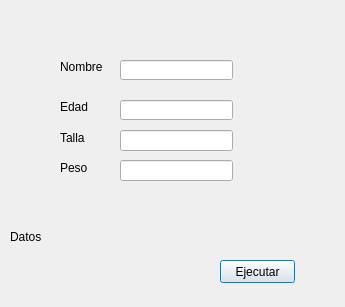
<?xml version="1.0" encoding="UTF-8"?>
<ui version="4.0">
 <class>Dialog</class>
 <widget class="QDialog" name="Dialog">
  <property name="geometry">
   <rect>
    <x>0</x>
    <y>0</y>
    <width>345</width>
    <height>307</height>
   </rect>
  </property>
  <property name="windowTitle">
   <string>Título de la Ventana</string>
  </property>
  <widget class="QLabel" name="label">
   <property name="geometry">
    <rect>
     <x>60</x>
     <y>60</y>
     <width>47</width>
     <height>13</height>
    </rect>
   </property>
   <property name="text">
    <string>Nombre</string>
   </property>
  </widget>
  <widget class="QLineEdit" name="lineEdit">
   <property name="geometry">
    <rect>
     <x>120</x>
     <y>60</y>
     <width>113</width>
     <height>20</height>
    </rect>
   </property>
  </widget>
  <widget class="QPushButton" name="pushButton">
   <property name="geometry">
    <rect>
     <x>220</x>
     <y>260</y>
     <width>75</width>
     <height>23</height>
    </rect>
   </property>
   <property name="text">
    <string>Ejecutar</string>
   </property>
  </widget>
  <widget class="QLabel" name="label_2">
   <property name="geometry">
    <rect>
     <x>60</x>
     <y>100</y>
     <width>47</width>
     <height>13</height>
    </rect>
   </property>
   <property name="text">
    <string>Edad</string>
   </property>
  </widget>
  <widget class="QLineEdit" name="lineEdit_2">
   <property name="geometry">
    <rect>
     <x>120</x>
     <y>100</y>
     <width>113</width>
     <height>20</height>
    </rect>
   </property>
  </widget>
  <widget class="QLabel" name="label_3">
   <property name="geometry">
    <rect>
     <x>10</x>
     <y>230</y>
     <width>447</width>
     <height>13</height>
    </rect>
   </property>
   <property name="text">
    <string>Datos</string>
   </property>
  </widget>
  <widget class="QLabel" name="label_4">
   <property name="geometry">
    <rect>
     <x>60</x>
     <y>130</y>
     <width>60</width>
     <height>16</height>
    </rect>
   </property>
   <property name="text">
    <string>Talla</string>
   </property>
  </widget>
  <widget class="QLabel" name="label_5">
   <property name="geometry">
    <rect>
     <x>60</x>
     <y>160</y>
     <width>60</width>
     <height>16</height>
    </rect>
   </property>
   <property name="text">
    <string>Peso</string>
   </property>
  </widget>
  <widget class="QLineEdit" name="lineEdit_3">
   <property name="geometry">
    <rect>
     <x>120</x>
     <y>130</y>
     <width>113</width>
     <height>21</height>
    </rect>
   </property>
  </widget>
  <widget class="QLineEdit" name="lineEdit_4">
   <property name="geometry">
    <rect>
     <x>120</x>
     <y>160</y>
     <width>113</width>
     <height>21</height>
    </rect>
   </property>
  </widget>
 </widget>
 <resources/>
 <connections/>
</ui>
